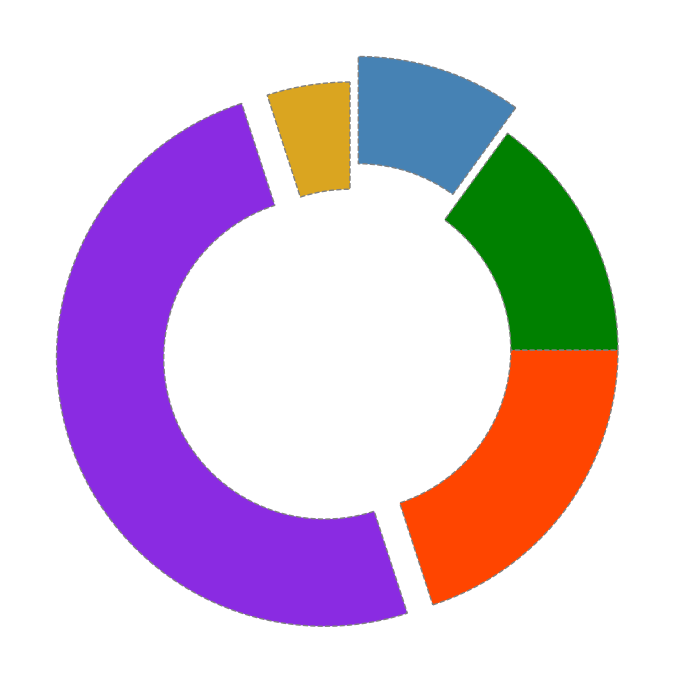

Write the Python code that produced this figure.
import matplotlib.pyplot as plt

data = {
    'Elves': [20, 20, 20, 20, 20],
    'Fairies': [30, 10, 40, 5, 15],
    'Dwarves': [25, 25, 10, 20, 20],
    'Wizards': [10, 30, 30, 20, 10],
    'Trolls': [35, 5, 25, 15, 20],
    'Dragons': [5, 50, 20, 15, 10]
}

single_color = ['#daa520', '#8A2BE2', '#FF4500', '#008000', '#4682B4']

def plot_creature_donut_chart(data, colors):
    fig, ax = plt.subplots(figsize=(7, 7))

    ax.pie(
        data,
        labels=None,
        autopct=None,
        startangle=90,
        colors=colors,
        wedgeprops=dict(width=0.4, edgecolor='gray', linestyle='--', linewidth=1),
        explode=(0, 0.1, 0, 0, 0.1)
    )

    ax.set(aspect="equal")
    plt.tight_layout()
    plt.show()

for creature, data in data.items():
    plot_creature_donut_chart(data, single_color)
